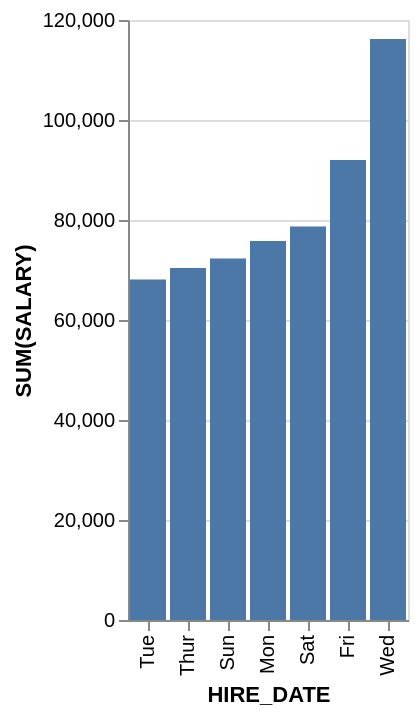

Express this chart as Vega-Lite.
### Vega-Lite specification from a JSON file in a GitHub repository (floating-point values rounded to 4 significant figures)
{"data": {"values": [{"x_data": "Tue", "y_data": 68100}, {"x_data": "Thur", "y_data": 70400}, {"x_data": "Sun", "y_data": 72300}, {"x_data": "Mon", "y_data": 75800}, {"x_data": "Sat", "y_data": 78700}, {"x_data": "Fri", "y_data": 92000}, {"x_data": "Wed", "y_data": 116200}]}, "mark": "bar", "encoding": {"x": {"field": "x_data", "type": "nominal", "title": "HIRE_DATE", "sort": {"op": "sum", "field": "y_data", "order": "ascending"}}, "y": {"field": "y_data", "type": "quantitative", "title": "SUM(SALARY)"}}}
